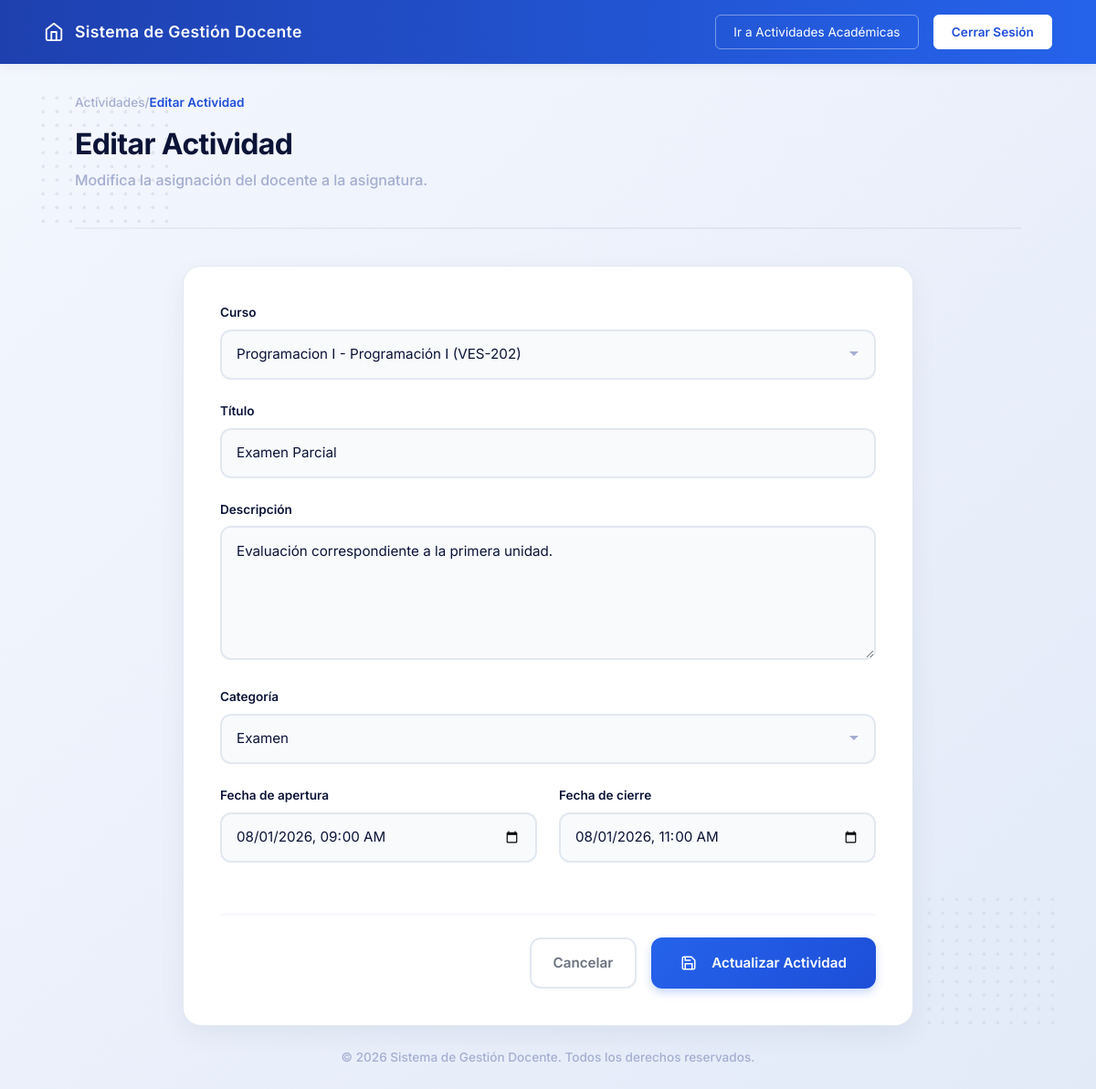
The page /actividades-docente?accion=editar&id_actividad=6 (signed in) on the database its author committed.
### tables this page shows
CREATE TABLE actividades_academicas (
    id_actividad INT(11) NOT NULL AUTO_INCREMENT,
    id_curso INT(11) NOT NULL,
    titulo VARCHAR(150) NOT NULL,
    descripcion TEXT DEFAULT NULL,
    categoria ENUM(
        'Tarea',
        'Proyecto',
        'Examen',
        'Quiz',
        'Foro',
        'Laboratorio',
        'Investigacion',
        'Presentacion'
    ) NOT NULL,
    fecha_apertura DATETIME NOT NULL,
    fecha_cierre DATETIME NOT NULL,
    fecha_modificacion TIMESTAMP NOT NULL DEFAULT CURRENT_TIMESTAMP,
    fecha_creacion TIMESTAMP NOT NULL DEFAULT CURRENT_TIMESTAMP,
    estado ENUM('activo','inactivo') NOT NULL DEFAULT 'activo',

    PRIMARY KEY(id_actividad),

    CONSTRAINT fk_actividad_curso
        FOREIGN KEY(id_curso)
        REFERENCES cursos(id_curso)

);

CREATE TABLE cursos (
    id_curso INT(11) NOT NULL AUTO_INCREMENT,
    id_docente INT(11) NOT NULL,
    id_asignatura INT(11) NOT NULL,
    paralelo VARCHAR(10) NOT NULL,
    nombre VARCHAR(100) NOT NULL,
    horario VARCHAR(100) NOT NULL,
    descripcion VARCHAR(200) NOT NULL,
    cantidad_alumnos INT(11) NOT NULL DEFAULT 0,
    fecha_modificacion TIMESTAMP NOT NULL DEFAULT CURRENT_TIMESTAMP,
    fecha_creacion TIMESTAMP NOT NULL DEFAULT CURRENT_TIMESTAMP,
    estado ENUM('activo','inactivo') NOT NULL DEFAULT 'activo',

    PRIMARY KEY(id_curso),

    CONSTRAINT fk_curso_docente
        FOREIGN KEY(id_docente)
        REFERENCES docentes(id_docente),

    CONSTRAINT fk_curso_asignatura
        FOREIGN KEY(id_asignatura)
        REFERENCES asignaturas(id_asignatura)

);

CREATE TABLE asignaturas (
    id_asignatura INT(11) NOT NULL AUTO_INCREMENT,
    codigo VARCHAR(20) NOT NULL,
    nombre VARCHAR(100) NOT NULL,
    semestre ENUM(
        'Primer',
        'Segundo',
        'Tercero',
        'Cuarto',
        'Quinto',
        'Sexto',
        'Septimo',
        'Octavo',
        'Noveno',
        'Decimo'
    ) NOT NULL,
    creditos INT(2) NOT NULL,
    fecha_modificacion TIMESTAMP NOT NULL DEFAULT CURRENT_TIMESTAMP,
    fecha_creacion TIMESTAMP NOT NULL DEFAULT CURRENT_TIMESTAMP,
    estado ENUM('activo','inactivo') NOT NULL DEFAULT 'activo',

    PRIMARY KEY(id_asignatura),
    UNIQUE KEY uk_asignatura_codigo(codigo)
);

### config/Conexion.php (called while the page is built)
<?php
class Conexion
{
    private static $conexion = null;
    public static function conectar()
    {
        if (self::$conexion == null) {
            try {
                self::$conexion = new PDO(
                    "mysql:host=localhost;port=3306;dbname=gestion_docentes_db;charset=utf8",
                    "root",
                    ""
                );
                self::$conexion->setAttribute(
                    PDO::ATTR_ERRMODE,
                    PDO::ERRMODE_EXCEPTION
                );
                self::$conexion->setAttribute(
                    PDO::ATTR_DEFAULT_FETCH_MODE,
                    PDO::FETCH_ASSOC
                );
            } catch (PDOException $e) {
                die("Error de conexión: " . $e->getMessage());
            }
        }
        return self::$conexion;
    }
}

### app/modelos/CursoModelo.php (called while the page is built, shortened)
<?php
require_once 'config/Conexion.php';
class CursoModelo
{
    private $conexion;
    public function __construct()
    {
        $this->conexion = Conexion::conectar();
    }
    public function listar(?int $id_docente = null)
    {
        $stmt = '';
        if (!$id_docente) {
            $sql = "SELECT c.id_curso, CONCAT(d.primer_nombre, ' ', d.primer_apellido) as docente,
                a.nombre as asignatura, c.nombre, c.paralelo, c.descripcion,
                c.paralelo, c.horario, c.cantidad_alumnos, c.fecha_creacion,
                c.fecha_modificacion, c.estado
                FROM cursos c
                JOIN docentes d ON c.id_docente = d.id_docente
                JOIN asignaturas a ON c.id_asignatura = a.id_asignatura
                ORDER BY c.id_curso DESC";
          $stmt = $this->conexion->query($sql);
        }
        return $stmt->fetchAll(PDO::FETCH_ASSOC);
    }
}

### app/modelos/ActividadAcademicaModelo.php (called while the page is built, shortened)
<?php
require_once 'config/Conexion.php';
class ActividadAcademicaModelo
{
    private $conexion;
    public function __construct()
    {
        $this->conexion = Conexion::conectar();
    }
    public function buscar($id_actividad)
    {
        $sql = "SELECT
                    ac.*,
                    c.nombre AS curso,
                    c.paralelo,
                    a.nombre AS asignatura,
                    CONCAT(d.primer_nombre,' ',d.primer_apellido) AS docente
                FROM actividades_academicas ac
                INNER JOIN cursos c
                    ON ac.id_curso = c.id_curso
                INNER JOIN docentes d
                    ON c.id_docente = d.id_docente
                INNER JOIN asignaturas a
                    ON c.id_asignatura = a.id_asignatura
                WHERE ac.id_actividad = :id_actividad";
        $stmt = $this->conexion->prepare($sql);
        $stmt->execute([
            ':id_actividad' => $id_actividad
        ]);
        return $stmt->fetch(PDO::FETCH_ASSOC);
    }
}

### app/vistas/actividad-docente/actividad_editar.php (the view, shortened to what this page needs)
<?php
require_once __DIR__."/../layout/header.php";
?>
    <div class="dot-pattern top-left"></div>
    <div class="dot-pattern bottom-right"></div>
    <main class="main-container content-align-top">
        <div class="breadcrumb" style="color: var(--text-gray); font-size: 0.85rem; margin-bottom: 1rem;">
            <a href="/gestion-docentes-web/actividades-docente" style="color: var(--text-gray); text-decoration: none;">Actividades</a> / <span style="color: var(--c-primary-main); font-weight: 600;">Editar Actividad</span>
        </div>
        <header class="section-header">
            <div>
                <h1 class="page-title">Editar Actividad</h1>
                <p class="page-subtitle">Modifica la asignación del docente a la asignatura.</p>
            </div>
        </header>
        <div class="details-layout" style="grid-template-columns: 1fr; max-width: 800px; margin: 0 auto; width: 100%;">
            <div class="form-section">
                <div class="section-card">
                    <form id="formEditarActividad">
                        <div class="form-group">
                            <label for="id_curso">Curso</label>
                            <select class="form-input" id="id_curso" name="id_curso" required>
                                <?php foreach ($cursos as $curso): ?>
                                    <option value="<?= htmlspecialchars($curso['id_curso']) ?>"
                                        <?= (($actividad['id_curso'] ?? '') == $curso['id_curso']) ? 'selected' : '' ?>>
                                        <?= htmlspecialchars($curso['nombre'] . ' - ' . $curso['asignatura'] . ' (' . $curso['paralelo'] . ')') ?>
                                    </option>
                                <?php endforeach; ?>
                            </select>
                        </div>
                        <div class="form-group">
                            <label for="titulo">Título</label>
                            <input
                                type="text"
                                class="form-input"
                                id="titulo"
                                name="titulo"
                                maxlength="150"
                                required
                                placeholder="Ej: Proyecto Final"
                                value="<?= htmlspecialchars($actividad['titulo'] ?? '') ?>">
                        </div>
                        <div class="form-group">
                            <label for="descripcion">Descripción</label>
                            <textarea
                                class="form-input"
                                id="descripcion"
                                name="descripcion"
                                rows="5"
                                placeholder="Describa la actividad..."><?= htmlspecialchars($actividad['descripcion'] ?? '') ?></textarea>
                        </div>
                        <div class="form-group">
                            <label for="categoria">Categoría</label>
                            <select class="form-input" id="categoria" name="categoria" required>
                                <?php
                                $categorias = [
                                    "Tarea",
                                    "Proyecto",
                                    "Examen",
                                    "Quiz",
                                    "Foro",
                                    "Laboratorio",
                                    "Investigacion",
                                    "Presentacion"
                                ];
                                foreach ($categorias as $categoria):
                                ?>
                                    <option
                                        value="<?= $categoria ?>"
                                        <?= (($actividad['categoria'] ?? '') === $categoria) ? 'selected' : '' ?>>
                                        <?= $categoria ?>
                                    </option>
                                <?php endforeach; ?>
                            </select>
                        </div>
                        <div class="grid-2">
                            <div class="form-group">
                                <label for="fecha_apertura">Fecha de apertura</label>
                                <input
                                    type="datetime-local"
                                    class="form-input"
                                    id="fecha_apertura"
                                    name="fecha_apertura"
                                    required
                                    value="<?= isset($actividad['fecha_apertura']) ? date('Y-m-d\TH:i', strtotime($actividad['fecha_apertura'])) : '' ?>">
                            </div>
                            <div class="form-group">
                                <label for="fecha_cierre">Fecha de cierre</label>
                                <input
                                    type="datetime-local"
                                    class="form-input"
                                    id="fecha_cierre"
                                    name="fecha_cierre"
                                    required
                                    value="<?= isset($actividad['fecha_cierre']) ? date('Y-m-d\TH:i', strtotime($actividad['fecha_cierre'])) : '' ?>">
                            </div>
                        </div>
                        <div class="form-actions-bar">
                            <a href="/gestion-docentes-web/actividades-docente" class="btn-cancel">
                                Cancelar
                            </a>
                            <button type="submit" class="btn-save">
                                <svg width="18" height="18" viewBox="0 0 24 24" fill="none"
                                    stroke="currentColor" stroke-width="2"
                                    style="margin-right:.5rem;">
                                    <path d="M19 21H5a2 2 0 0 1-2-2V5a2 2 0 0 1 2-2h11l5 5v11a2 2 0 0 1-2 2z"></path>
                                    <polyline points="17 21 17 13 7 13 7 21"></polyline>
                                    <polyline points="7 3 7 8 15 8"></polyline>
                                </svg>
                                Actualizar Actividad
                            </button>
                        </div>
                    </form>
                </div>
            </div>
        </div>
    </main>
    <div class="toast-container position-fixed bottom-0 end-0 p-3">
    </div>
<?php require_once __DIR__."/../layout/footer.php" ?>

### public/css/style.css (style rules this page uses)
:root { --bg-gradient-start: #F4F7FE; --bg-gradient-end: #E2EAF8; --text-dark: #0B1437; --text-gray: #A3AED0; --card-bg: #FFFFFF; --border-color: #E2E8F0; --c-blue-light: #E1E9F8; --c-blue-main: #4361EE; --c-primary-light: #4A85F6; --c-primary-main: #1D4ED8; --c-teal-light: #D1FAE5; --c-teal-main: #10B981; --c-purple-light: #EDE9FE; --c-purple-main: #8B5CF6; --c-orange-light: #fef5e9; --c-orange-main: #f6975c; }
* { margin: 0; padding: 0; box-sizing: border-box; font-family: 'Inter', sans-serif; }
.home-body { background: linear-gradient(135deg, var(--bg-gradient-start) 0%, var(--bg-gradient-end) 100%); min-height: 100vh; display: flex; flex-direction: column; position: relative; }
.main-container { flex: 1; width: 100%; max-width: 1100px; margin: 0 auto; padding: 0 2rem; position: relative; z-index: 10; display: flex; flex-direction: column; justify-content: center; }
.content-align-top { justify-content: flex-start !important; padding-top: 2rem !important; }
.dot-pattern { position: absolute; width: 150px; height: 150px; background-image: radial-gradient(circle, #CBD5E1 2px, transparent 2px); background-size: 15px 15px; opacity: 0.5; z-index: 1; }
.top-left { top: 100px; left: 40px; }
.bottom-right { bottom: 80px; right: 40px; }
.breadcrumb { color: var(--text-gray); font-size: 0.85rem; margin-bottom: 0.5rem; font-weight: 500; }
.section-header { display: flex; justify-content: space-between; align-items: flex-end; margin-bottom: 2.5rem; border-bottom: 2px solid rgba(11, 20, 55, 0.05); padding-bottom: 1.5rem; }
.page-title { font-size: 2rem; font-weight: 700; color: var(--text-dark); letter-spacing: -0.02em; }
.page-subtitle { color: var(--text-gray); font-size: 1rem; font-weight: 500; }
.details-layout { display: grid; grid-template-columns: 1fr 300px; gap: 2rem; align-items: start; }
.form-section { width: 100%; }
.section-card { background: #FFFFFF; border-radius: 20px; padding: 2.5rem; box-shadow: 0 10px 30px rgba(11, 20, 55, 0.06); border: 1px solid var(--border-color); }
.grid-2 { display: grid; grid-template-columns: 1fr 1fr; gap: 1.5rem; }
.form-group { margin-bottom: 1.5rem; }
.form-group label { display: block; font-size: 0.85rem; font-weight: 600; color: var(--text-dark); margin-bottom: 0.5rem; }
.form-input { width: 100%; padding: 0.9rem 1rem; font-size: 0.95rem; font-family: 'Inter', sans-serif; color: var(--text-dark); background-color: #F8FAFC; border: 2px solid var(--border-color); border-radius: 12px; transition: all 0.3s ease; outline: none; }
.form-input::placeholder { color: var(--text-gray); font-weight: 400; }
textarea.form-input { resize: vertical; min-height: 120px; }
select.form-input { appearance: none; background-repeat: no-repeat; background-position: right 1rem center; padding-right: 2.5rem; cursor: pointer; }
select.form-input option { padding: 0.5rem; }
.form-actions-bar { display: flex; justify-content: flex-end; gap: 1rem; margin-top: 2rem; padding-top: 1.5rem; border-top: 2px solid var(--bg-gradient-start); }
.btn-save { background: linear-gradient(135deg, #2563EB 0%, #1D4ED8 100%); color: white; padding: 0.9rem 2rem; border-radius: 12px; border: none; font-weight: 600; font-size: 0.95rem; display: inline-flex; align-items: center; gap: 0.5rem; cursor: pointer; transition: all 0.3s ease; box-shadow: 0 4px 10px rgba(37, 99, 235, 0.25); }
.btn-save svg { flex-shrink: 0; }
.btn-cancel { background: transparent; color: #6B7280; padding: 0.9rem 1.5rem; border-radius: 12px; text-decoration: none; font-weight: 600; font-size: 0.95rem; border: 2px solid var(--border-color); transition: all 0.3s ease; }

### rows shown on the page
actividades_academicas: id_curso "Programacion I - Programación I (VES-202)", titulo "Examen Parcial", descripcion "Evaluación correspondiente a la primera unidad.", categoria "Examen", fecha_apertura "08/01/2026 09:00", fecha_cierre "08/01/2026 11:00"

### other values the page prints
$menu["nombre"] "Actividades Académicas"
